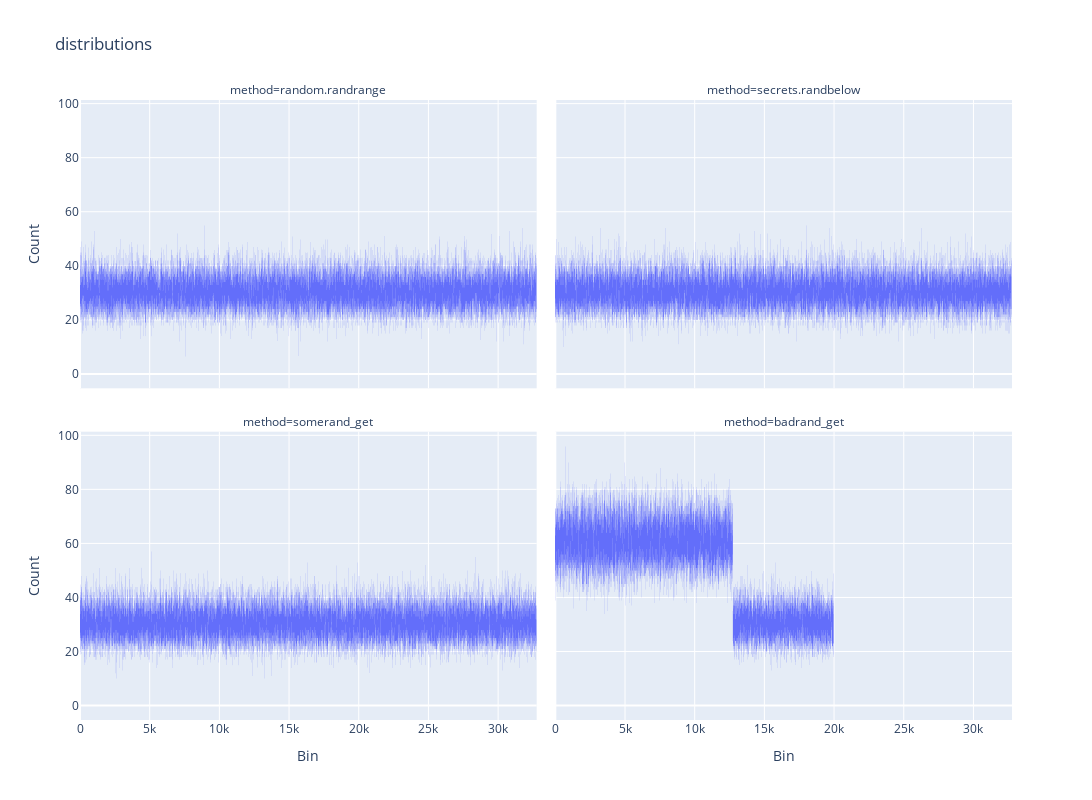

Notebook cell for this chart:
### Markdown cell above
세 랜덤함수의 분포가 대체로 uniform해보이는걸 알 수 있고, badrand는 한눈에 봐도 분포가 일정하지 않다.

### Code cell
fig = px.line(
    df,
    x="bin",
    y="count",
    facet_col="method",
    facet_col_wrap=2,
    title="distributions",
    labels={"bin": "Bin", "count": "Count"},
)
fig.update_layout(showlegend=False, height=800, width=1200)
fig.update_traces(line_width=0.1)
fig.show()

### Figure 1 — Plotly figure (JSON) as saved in the notebook; plotly's stock layout.template omitted (floating-point values rounded to 4 significant figures; data arrays with more than 128 entries replaced by an {"elided": "..."} marker saying what was removed)
{"data": [{"hovertemplate": "method=random.randrange<br>Bin=%{x}<br>Count=%{y}<extra></extra>", "legendgroup": "", "line": {"color": "#636efa", "dash": "solid", "width": 0.1}, "marker": {"symbol": "circle"}, "mode": "lines", "name": "", "showlegend": false, "type": "scattergl", "x": {"elided": "32768 int values"}, "xaxis": "x3", "y": {"elided": "32768 int values"}, "yaxis": "y3"}, {"hovertemplate": "method=secrets.randbelow<br>Bin=%{x}<br>Count=%{y}<extra></extra>", "legendgroup": "", "line": {"color": "#636efa", "dash": "solid", "width": 0.1}, "marker": {"symbol": "circle"}, "mode": "lines", "name": "", "showlegend": false, "type": "scattergl", "x": {"elided": "32768 int values"}, "xaxis": "x4", "y": {"elided": "32768 int values"}, "yaxis": "y4"}, {"hovertemplate": "method=somerand_get<br>Bin=%{x}<br>Count=%{y}<extra></extra>", "legendgroup": "", "line": {"color": "#636efa", "dash": "solid", "width": 0.1}, "marker": {"symbol": "circle"}, "mode": "lines", "name": "", "showlegend": false, "type": "scattergl", "x": {"elided": "32768 int values"}, "xaxis": "x", "y": {"elided": "32768 int values"}, "yaxis": "y"}, {"hovertemplate": "method=badrand_get<br>Bin=%{x}<br>Count=%{y}<extra></extra>", "legendgroup": "", "line": {"color": "#636efa", "dash": "solid", "width": 0.1}, "marker": {"symbol": "circle"}, "mode": "lines", "name": "", "showlegend": false, "type": "scattergl", "x": {"elided": "32768 int values"}, "xaxis": "x2", "y": {"elided": "32768 int values"}, "yaxis": "y2"}], "layout": {"annotations": [{"font": {}, "showarrow": false, "text": "method=somerand_get", "x": 0.245, "xanchor": "center", "xref": "paper", "y": 0.465, "yanchor": "bottom", "yref": "paper"}, {"font": {}, "showarrow": false, "text": "method=badrand_get", "x": 0.755, "xanchor": "center", "xref": "paper", "y": 0.465, "yanchor": "bottom", "yref": "paper"}, {"font": {}, "showarrow": false, "text": "method=random.randrange", "x": 0.245, "xanchor": "center", "xref": "paper", "y": 1.0, "yanchor": "bottom", "yref": "paper"}, {"font": {}, "showarrow": false, "text": "method=secrets.randbelow", "x": 0.755, "xanchor": "center", "xref": "paper", "y": 1.0, "yanchor": "bottom", "yref": "paper"}], "height": 800, "legend": {"tracegroupgap": 0}, "showlegend": false, "title": {"text": "distributions"}, "width": 1200, "xaxis": {"anchor": "y", "domain": [0, 0.49], "title": {"text": "Bin"}}, "xaxis2": {"anchor": "y2", "domain": [0.51, 1], "matches": "x", "title": {"text": "Bin"}}, "xaxis3": {"anchor": "y3", "domain": [0, 0.49], "matches": "x", "showticklabels": false}, "xaxis4": {"anchor": "y4", "domain": [0.51, 1], "matches": "x", "showticklabels": false}, "yaxis": {"anchor": "x", "domain": [0, 0.465], "title": {"text": "Count"}}, "yaxis2": {"anchor": "x2", "domain": [0, 0.465], "matches": "y", "showticklabels": false}, "yaxis3": {"anchor": "x3", "domain": [0.535, 1.0], "matches": "y", "title": {"text": "Count"}}, "yaxis4": {"anchor": "x4", "domain": [0.535, 1.0], "matches": "y", "showticklabels": false}}}
